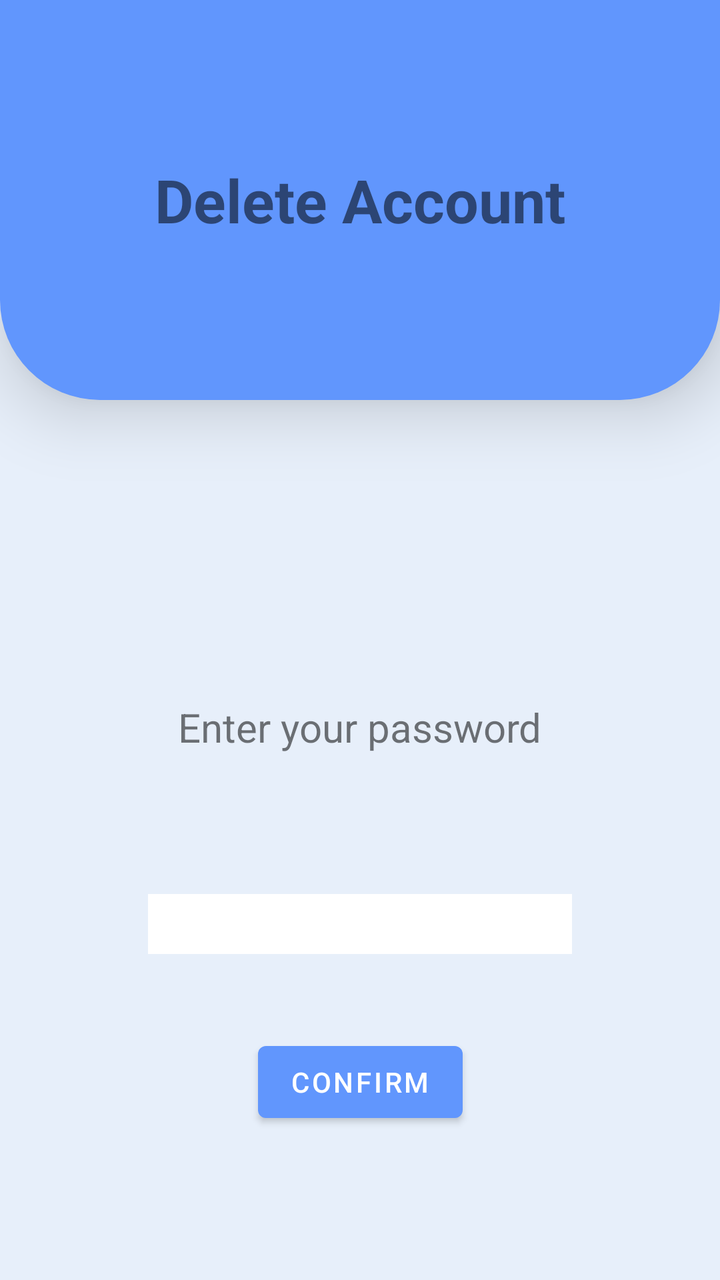
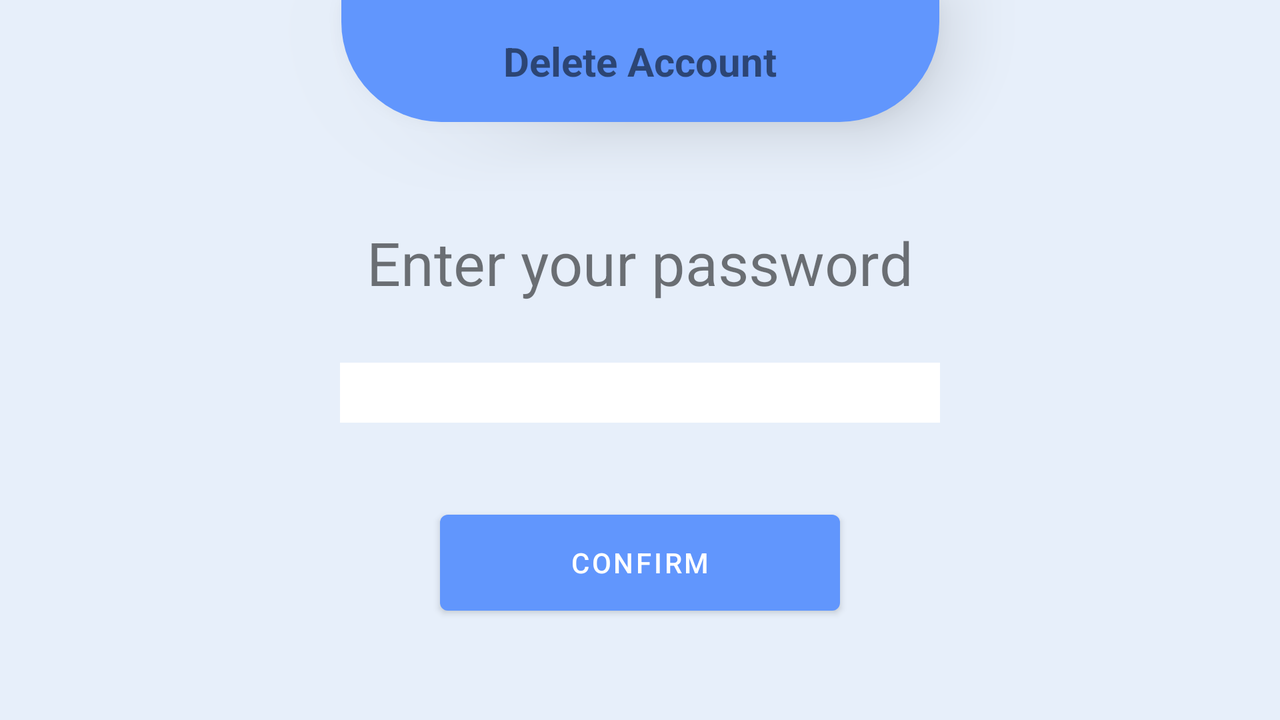

The same Android screen from two of the app's own layout files: first res/layout/ as a phone draws it, then the repository's variant for another configuration, drawn on a device whose configuration selects that folder. Both files follow.
<!-- AndroidManifest.xml: application theme AppTheme -->
<!-- res/layout/deleteaccount.xml -->
<?xml version="1.0" encoding="utf-8"?>
<androidx.constraintlayout.widget.ConstraintLayout
    xmlns:android="http://schemas.android.com/apk/res/android"
    xmlns:app="http://schemas.android.com/apk/res-auto"
    xmlns:tools="http://schemas.android.com/tools"
    android:layout_width="match_parent"
    android:layout_height="match_parent"
    android:background=" #E7EFFA">

    <RelativeLayout
        android:id="@+id/relativeLayout"
        android:layout_width="match_parent"
        android:layout_height="200dp"
        android:background="@drawable/top"
        android:elevation="20dp"
        app:layout_constraintTop_toTopOf="parent">


        <TextView
            android:id="@+id/textView10"
            android:layout_width="wrap_content"
            android:layout_height="wrap_content"
            android:layout_centerInParent="true"
            android:text="Delete Account"
            android:textAlignment="center"

            android:textSize="30dp"
            android:textStyle="bold" />
    </RelativeLayout>

    <TextView
        android:id="@+id/textView14"
        android:layout_width="wrap_content"
        android:layout_height="wrap_content"
        android:layout_marginTop="150dp"
        android:text="Enter your password"
        android:textSize="20dp"

        app:layout_constraintEnd_toEndOf="parent"
        app:layout_constraintStart_toStartOf="parent"
        app:layout_constraintTop_toBottomOf="@+id/relativeLayout" />

    <EditText
        android:id="@+id/password"

        android:layout_width="212dp"
        android:layout_height="30dp"
        android:layout_marginTop="70dp"
        android:background="#ffffff"
        android:ems="10"
        android:inputType="textPassword"
        app:layout_constraintEnd_toEndOf="@+id/textView14"
        app:layout_constraintStart_toStartOf="@+id/textView14"
        app:layout_constraintTop_toBottomOf="@+id/textView14" />

    <Button
        android:id="@+id/confirmtxt"
        android:layout_width="wrap_content"
        android:layout_height="wrap_content"
        android:layout_marginTop="40dp"
        android:text="Confirm"
        app:layout_constraintEnd_toEndOf="parent"
        app:layout_constraintHorizontal_bias="0.5"
        app:layout_constraintStart_toStartOf="parent"
        app:layout_constraintTop_toBottomOf="@+id/password" />

    <ProgressBar
        android:id="@+id/progressBar"
        style="?android:attr/progressBarStyle"
        android:layout_width="wrap_content"
        android:layout_height="wrap_content"
        android:layout_marginTop="30dp"
        android:visibility="invisible"
        app:layout_constraintEnd_toEndOf="@+id/confirmtxt"
        app:layout_constraintStart_toStartOf="@+id/confirmtxt"
        app:layout_constraintTop_toBottomOf="@+id/confirmtxt" />
</androidx.constraintlayout.widget.ConstraintLayout>
<!-- resources referenced by this layout -->
<resources>
  <!-- drawable top (drawable) -->
  <?xml version="1.0" encoding="UTF-8"?>
  <shape xmlns:android="http://schemas.android.com/apk/res/android">
      <solid android:color="#6196FD"/>
  
  
      <corners android:bottomLeftRadius="50dp" android:bottomRightRadius="50dp"/>
      <padding android:left="0dp" android:top="0dp" android:right="0dp" android:bottom="0dp" />
  </shape>
  <!-- from res/values-v21/ -->
  <style name="AppTheme" parent="Theme.MaterialComponents.Light.NoActionBar">
          
          <item name="colorPrimary">@color/colorPrimary</item>
          <item name="colorPrimaryDark">@color/colorPrimaryDark</item>
          <item name="colorAccent">@color/colorAccent</item>
      </style>
  <color name="colorPrimary">#6196FD</color>
  <color name="colorPrimaryDark">#6196FD</color>
  <color name="colorAccent">#03DAC5</color>
</resources>
<!-- res/layout-land/deleteaccount.xml (the repository's variant of the layout above) -->
<!-- drawn on the phone turned sideways -->
<?xml version="1.0" encoding="utf-8"?>
<androidx.constraintlayout.widget.ConstraintLayout
    xmlns:android="http://schemas.android.com/apk/res/android"
    xmlns:app="http://schemas.android.com/apk/res-auto"
    xmlns:tools="http://schemas.android.com/tools"
    android:layout_width="match_parent"
    android:layout_height="match_parent"
    android:background=" #E7EFFA">

    <RelativeLayout
        android:id="@+id/relativeLayout"
        android:layout_width="299dp"
        android:layout_height="61dp"
        android:background="@drawable/top"
        android:elevation="20dp"
        app:layout_constraintEnd_toEndOf="parent"
        app:layout_constraintStart_toStartOf="parent"
        app:layout_constraintTop_toTopOf="parent">


        <TextView
            android:id="@+id/textView10"
            android:layout_width="wrap_content"
            android:layout_height="wrap_content"
            android:layout_centerInParent="true"
            android:text="Delete Account"
            android:textAlignment="center"

            android:textSize="20dp"
            android:textStyle="bold" />
    </RelativeLayout>

    <TextView
        android:id="@+id/textView14"
        android:layout_width="wrap_content"
        android:layout_height="wrap_content"
        android:layout_marginTop="50dp"
        android:text="Enter your password"

        android:textSize="30dp"
        app:layout_constraintEnd_toEndOf="parent"
        app:layout_constraintStart_toStartOf="parent"
        app:layout_constraintTop_toBottomOf="@+id/relativeLayout" />

    <EditText
        android:id="@+id/password"

        android:layout_width="300dp"
        android:layout_height="30dp"
        android:layout_marginTop="30dp"
        android:background="#ffffff"
        android:ems="10"
        android:inputType="textPassword"
        app:layout_constraintEnd_toEndOf="@+id/textView14"
        app:layout_constraintStart_toStartOf="@+id/textView14"
        app:layout_constraintTop_toBottomOf="@+id/textView14" />

    <Button
        android:id="@+id/confirmtxt"
        android:layout_width="200dp"
        android:layout_height="60dp"
        android:layout_marginTop="40dp"
        android:text="Confirm"
        app:layout_constraintEnd_toEndOf="parent"
        app:layout_constraintHorizontal_bias="0.5"
        app:layout_constraintStart_toStartOf="parent"
        app:layout_constraintTop_toBottomOf="@+id/password" />

    <ProgressBar
        android:id="@+id/progressBar"
        style="?android:attr/progressBarStyle"
        android:layout_width="wrap_content"
        android:layout_height="wrap_content"
        android:layout_marginTop="30dp"
        android:visibility="invisible"
        app:layout_constraintEnd_toEndOf="@+id/confirmtxt"
        app:layout_constraintStart_toStartOf="@+id/confirmtxt"
        app:layout_constraintTop_toBottomOf="@+id/confirmtxt" />
</androidx.constraintlayout.widget.ConstraintLayout>
